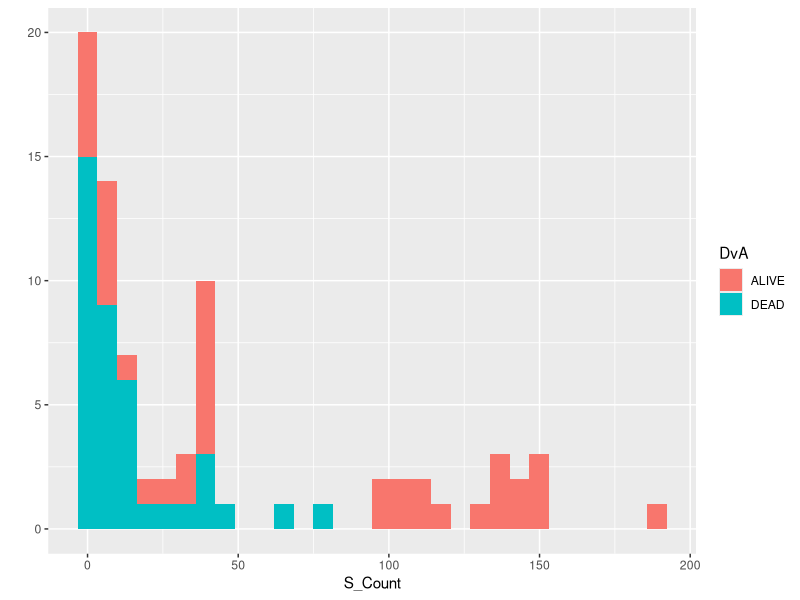
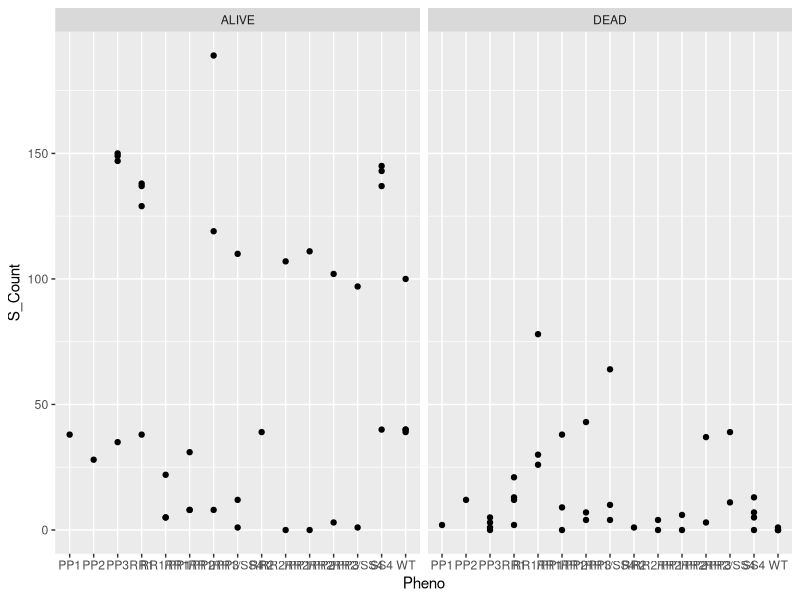
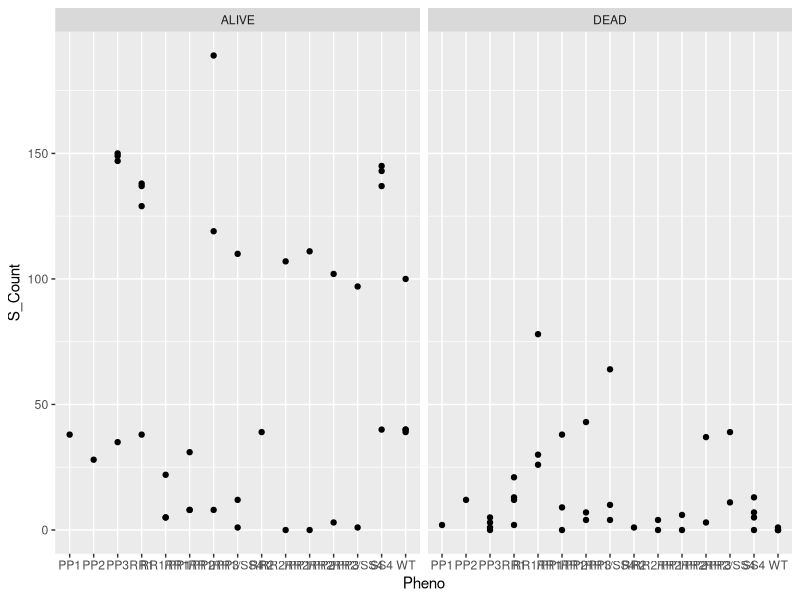
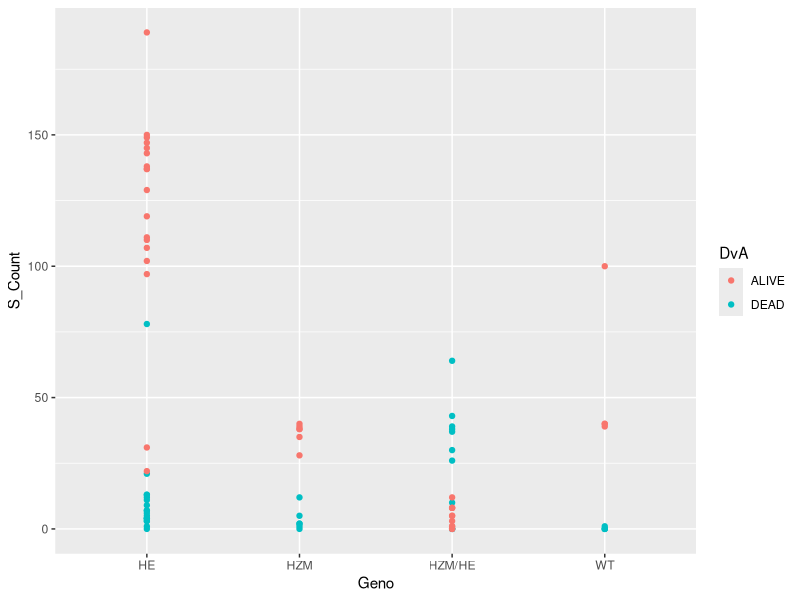
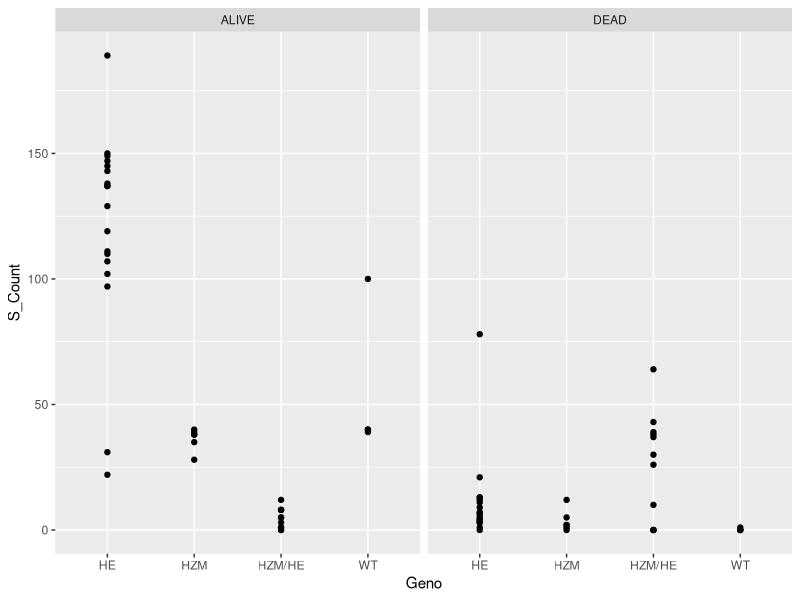
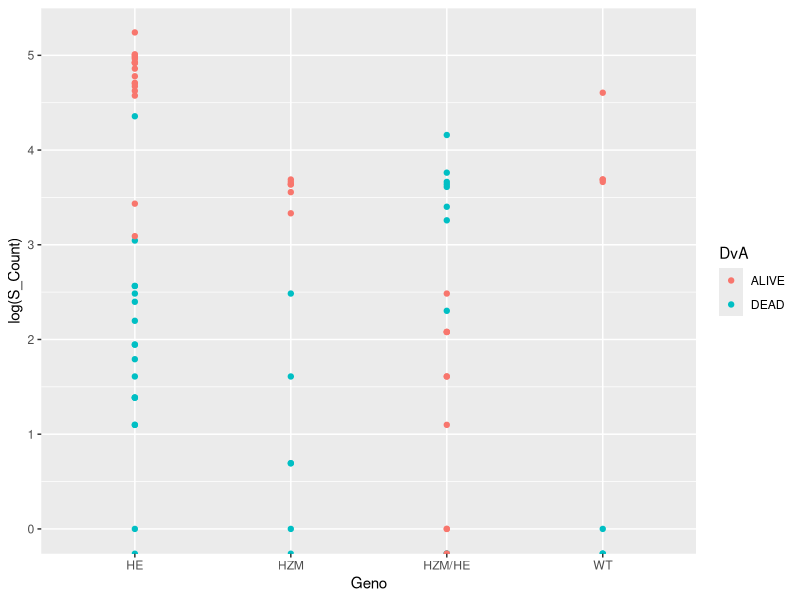
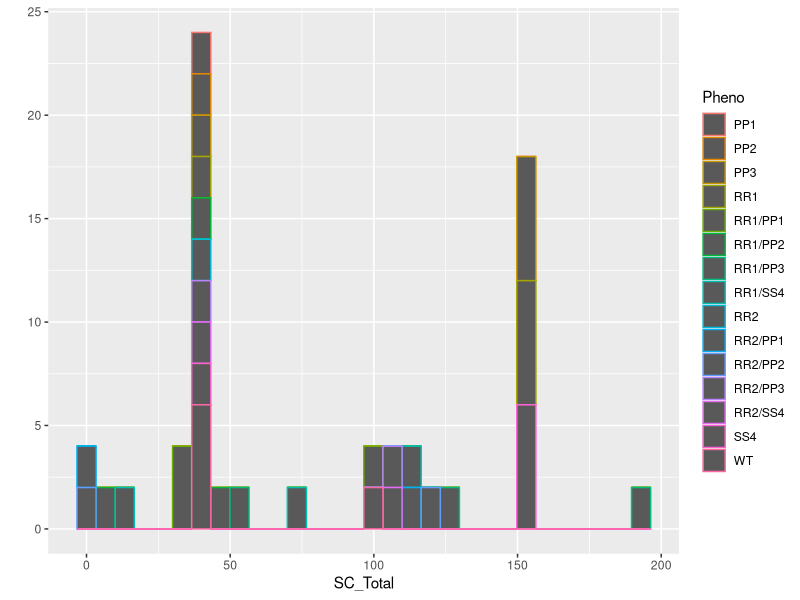
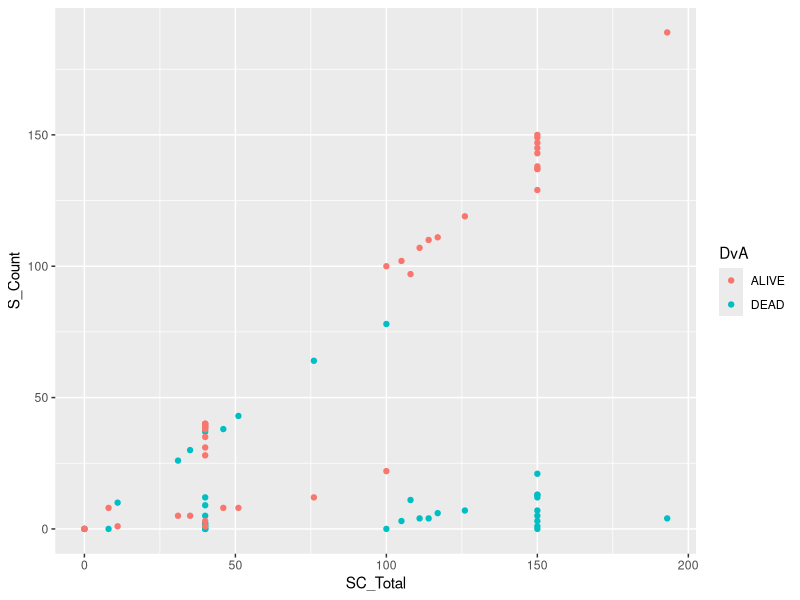

Write the R code that produced these figures, in order. (Note: this script raises an error after producing the figures.)
##########################################
#### FINAL PROJECT FOR BIOINFORMATICS ####
##########################################
#            Group Members:              #
#            Andrew Mahoney              #
#            Nathan O'Neil               #
##########################################

#####ggplot2 is The best for quick, clear analysis of our data #####
library(ggplot2)
library(stats)
library(Hmisc)
  library(lattice)
  library(survival)
  library(Formula)
library(seqinr)
#files will be put in a github as part of rubrick, path will be:
#                     https://github.com/nnoneil/AM_NO_final11am

seed <- data.frame(read.csv("seedling_data_sep_DeadvAlive.csv")) 
seed
str(seed)
#'data.frame'  :	"seed" this is a Key for the dataframe!
#$ Sample      : "sample count number 
#$ Line        : "seed line, this includes crossed mutant line deliniated by '/'."
#                   lower case is homozygous mutant (pp), heterozygous/+ is (Pp), wild type gene is (PP)
#                   example [pdx3] homozygous is (pp), cross line [pdx3 rus1/+] heterozygous is (pp/Rr)
#$ Gen         : "seed line generation; parental is 1, self polinated het. is 2, mutant bearing homozygous is 3"
#$ S_Count     : "observed calculated seed count"
#$ DvA         : "alive germinating seeds vs. dead or albino arrested seeds"
#$ Pheno       : "observed recorded phenotype of seed sample"
#$ Geno        : "detected Genotype of seed sample"
#$ RootLg      : "Measured Root length of seedlings (mm)"
#$ ShootWd     : "leaf span or shoot span of seedlings (mm)"
#$ INTmg       : "Wet seed weight at plating (mg)"
#$ FINmg       : "Wet seed weight at tissue collection (mg)"
#$ DpG         : "(Days Post Germination) day seedlings are examined and data is collected"
#$ SC_Total    : "S_Count total of alive and dead seeds e.g. SAMPLE SIZE"
#$ SC_PerT     : "S_Count calculated percent in respect to total sample size"
#$ SC_STDEV_Tot: "S_Count standard deviation from respective Total 
#$ SC_STDEV_WT : "S_Count standard deviation from WT by Generation num"

#### Step 1 ####
#what does the data look like? how can we compare the factors and numerators?
head(seed)
tail(seed)

#first we conduct simple comparisons by quick plot (qplot)

#phenotype by seed count
qplot(S_Count, data = seed, fill = DvA) #interesting! 
qplot(Pheno,S_Count, data = seed, facets = .~DvA)# interesting!
qplot(Pheno,S_Count, data = seed, facets = .~DvA)+ geom_smooth(method = lm)# each point is considered a seprate line, no connected data...
#Genotype by seed count
qplot(Geno,S_Count, data = seed, color = DvA)
qplot(Geno,S_Count, data = seed, facets = .~DvA)
qplot(Geno,log(S_Count), data = seed, color = DvA)

#total by seedcount
qplot(SC_Total, data = seed, color = Pheno) #bad, does not show data well
qplot(SC_Total,S_Count, data = seed, color = DvA)
qplot(SC_Total,log(S_Count), data = seed, color = DvA)
qplot(SC_Total,S_Count, data = seed, facets = .~DvA)

#total by Genotype
qplot(SC_Total, data = seed, color = Geno) 
qplot(SC_Total,Geno, data = seed, color = DvA)
qplot(SC_Total,Geno, data = seed, facets = .~DvA)

#total by Phenotype
qplot(SC_Total, data = seed, color = Pheno) 
qplot(SC_Total,Pheno, data = seed, color = DvA)
qplot(SC_Total,Pheno, data = seed, facets = .~DvA)

qplot(SC_Total, data = seed, color = Pheno) #shows distribution of samples!
qplot(S_Count,SC_STDEV_WT, data = seed, color = DvA)
qplot(log(SC_Total),log(SC_STDEV_WT), data = seed, color = DvA)
qplot(SC_Total,S_Count, data = seed, facets = .~DvA)
qplot(log(SC_Total),log(seed$SC_STDEV_WT), data = seed, facets = .~DvA)
stop("running stop 1")
#### step 2 #### 
#Using ggplot to create more complex graphs to show us our data.

#using ggplot2 for 2 factor box plotting of the standard DEV from WT 
head(seed)


ggplot(aes(y = SC_STDEV_WT, x = DVA_Pheno), data = seed) + geom_boxplot()
ggplot(aes(y = SC_STDEV_WT, x = DVA_Geno), data = seed) + geom_boxplot()
ggplot(aes(y = SC_STDEV_WT, x = DvA, fill = Geno), data = seed) + geom_boxplot()
ggplot(aes(y = SC_STDEV_WT, x = DvA, fill = Pheno), data = seed) + geom_boxplot()

ggplot(aes(y = SC_STDEV_Tot, x = DVA_Pheno), data = seed) + geom_boxplot()
ggplot(aes(y = SC_STDEV_Tot, x = DVA_Geno), data = seed) + geom_boxplot()
ggplot(aes(y = SC_STDEV_Tot, x = DvA, fill = Geno), data = seed) + geom_boxplot()
ggplot(aes(y = SC_STDEV_Tot, x = DvA, fill = Pheno), data = seed) + geom_boxplot()

ggplot(aes(y = S_Count, x = DVA_Pheno), data = seed) + geom_boxplot()
ggplot(aes(y = S_Count, x = DVA_Geno), data = seed) + geom_boxplot()
ggplot(aes(y = S_Count, x = DvA, fill = Geno), data = seed) + geom_boxplot()
ggplot(aes(y = S_Count, x = DvA, fill = Pheno), data = seed) + geom_boxplot() #!

ggplot(aes(y = SC_STDEV_WT, x = DvA, fill = Pheno), data = seed) + geom_boxplot()
m <- ggplot(aes(S_Count, SC_Total),data = seed)
m + geom_raster(aes(fill = DvA)) + geom_smooth(method = lm)

stop("running stop 2")
#### step 3 ####
### decide what plot represents the data accuratly and answers our research question.
# plots for print!

####################################figure 1 
#what trend if any can be seen in seed count? 
qplot(y = S_Count, x = SC_Total,                                                 # x and y values to be compared. 
      data = seed,                                                               # data set or data.frame to be used 
      color = DvA ,                                                              # color the data by 2 factor column DvA "dead" or "alive" seed count.
      facets = .~Gen,                                                            # Faucets divides data by the chosen factor into rows/columns 
      xlab = "Seed Count totals by Generation",                                  # X-axis label
      ylab = "Seed Count",                                                       # Y-axis label
      main = "Generational Segrigation of alive and dead seeds by Seed Count"    # Plot title
       ) + geom_smooth(method = lm)                                              # produces a best fit line with grey area depicting condifence 
#analysis#
#   split by generation in this graph we see seec count split by seed count total for alive vs. Dead seedlings.
#   the resulting interpretation for this graph is that the linear increase in alive seeds is lost to an increase in dead seed count
#     at the point of mutant penatrance or genotype and phenoytype observation.
#   from this we can conclude that while total seed count is lower the induced mutant condution results in a linar increase in leathality.

####################################figure 2
# does the observed trend persist in segrigated seed counts by screened phenotype/genotype?
f <- ggplot(aes(y = S_Count, x = DvA, fill = Pheno),data = seed)                                   # constructed blank plot for data 
fi <- f + geom_boxplot()                                                                           # determination of how the prior data sets will be presented [boxplot]
fig <- fi + geom_smooth(method = lm)                                                               # geom argument diffrent from qplot, this smooths out the plot presentation. cleans up aes arguments for better presentation. 
fig2 <- fig + labs(x = "Genetic assesment of segrigated seeds",                                    # labs adds new labels over the prior to ggplot. 
                   y = "seed count",                                                               # y label.
                   title = "Seed Count Distribution From Mutant Screening",                        # title .
                   subtitle = "homozygous single mutants and heterozygous double mutants shown")   # subtitle text.
fig2
#above shows plot before dividing by generation. as shown this is rather misleading~~~~~~~~~~~~~~~~~~~~~~~~~~~~~~~~~~~~~~~~~~~~~
# below is the above plot after dividing by generation, while not as pritty is more acurate to the reality of the data.
Tf <- ggplot(aes(y = S_Count, x = DvA, fill = Pheno),data = seed)                                  # constructed blank plot for data 
Tfi <- pf + geom_boxplot()                                                                         # determination of how the prior data sets will be presented [boxplot]
Tfig <- pfi + facet_grid(.~Gen)                                                                    #argument, facets varible is directional (right or left) .~column or Row~. and will divide data by that factor. 
Tfig2 <- pfig + labs(x = "Genetic assesment of segrigated seeds",                                  # labs adds new labels over the prior to ggplot. 
                   y = "seed count",                                                               # y label.
                   title = "Seed Count Distribution From Mutant Screening",                        # title .
                   subtitle = "homozygous single mutants and heterozygous double mutants shown")   # subtitle text.
Tfig2

#analysis#
#   this plot shows the calculated deviation of seed counts separated by their expected phenotype cross.
#   we observe a vast difference between the seed counts of single mutants to crosses generated as segregated by alive or dead seeds.
#   of note, we see that single mutants PP3 RR1 and SS4 thrive 
#   heterozygotes (rus1/+ pdx3/+, rus1/+ sos4/+) have varying success 


stop("running stop 3")
##### Learning ggplot! #####
# below is code used to understand ggplot and its use
# generate a random data example....
df <- data.frame(f1=factor(rbinom(100, 1, 0.45), label=c("x","y")), 
                 f2=factor(rbinom(100, 1, 0.45), label=c("up","down")),
                 boxthis=rnorm(100))
df
df$f1f2 <- interaction(df$f1, df$f2)
head(df)
#?ggplot
ggplot(aes(y = boxthis, x = f1f2), data = df) + geom_boxplot()
ggplot(aes(y = boxthis, x = f2, fill = f1), data = df) + geom_boxplot()
#examples of using ggplot2 for 2 factor box plotting
ggplot(aes(y = boxthis, x = f2, fill = f1), data = df) + geom_boxplot()

# to use ggplot2 I need to manipulate the data.frame better to show my output. 
#i need to simplify my data.frame to suit the plot I wish to make
str(mpg) #data.frame that comes with ggplot2
str(seed)   #my data.frame
qplot(displ, hwy, data = mpg) #simple example of qplot
qplot(displ, hwy, data = mpg, color = drv) #diligniates color by the factors in mpg$drv 
qplot(displ, hwy, data = mpg, geom = c("point","smooth"))
# a statistic = a summary of the data
#geom arguments "points show the data, "smooth shows the confidence of the data for the best fit line
qplot(hwy, data = mpg, fill = drv) 
# single variables will create a histogram in qplot
#facets
qplot(displ, hwy, data = mpg, facets = .~drv) 
qplot(hwy, data = mpg, facets = drv~.,binwith = 2)

#scatter plot 
qplot(log(displ), log(hwy), data = mpg, color = drv) 
qplot(log(displ), log(hwy), data = mpg, color = drv) + geom_smooth(method = lm)
#facets argument will split the overlay 
qplot(log(displ), log(hwy), data = mpg, facets = .~drv) + geom_smooth(method = lm)
# facets varible is directional (right or left) .~column or Row~. 
#this is determined by the side the ~ is placed 
#?ggplot
ggplot(aes(y = n$S_Count, x = f1f2), data = n) + geom_boxplot()
ggplot(aes(y = boxthis, x = f2, fill = f1), data = df) + geom_boxplot()
#different possible final plot...
# genetic type ggplot
gf <- ggplot(aes(y = S_Count, x = DvA, fill = Pheno),data = seed)                                   # constructed blank plot for data 
gfi <- gf + geom_boxplot()                                                                           # determination of how the prior data sets will be presented [boxplot]
gfig <- gfi + facet_grid(.~Gen)                                                               # geom argument diffrent from qplot, this smooths out the plot presentation. cleans up aes arguments for better presentation. 
gfig2 <- gfig + labs(x = "Genetic assesment of segrigated seeds",                                    # labs adds new labels over the prior to ggplot. 
                     y = "seed count",                                                               # y label.
                     title = "Seed Count Distribution From Mutant Screening",                        # title .
                     subtitle = "homozygous single mutants and heterozygous double mutants shown")   # subtitle text.
gfig2


##### end of code #####
stop("end of code")
